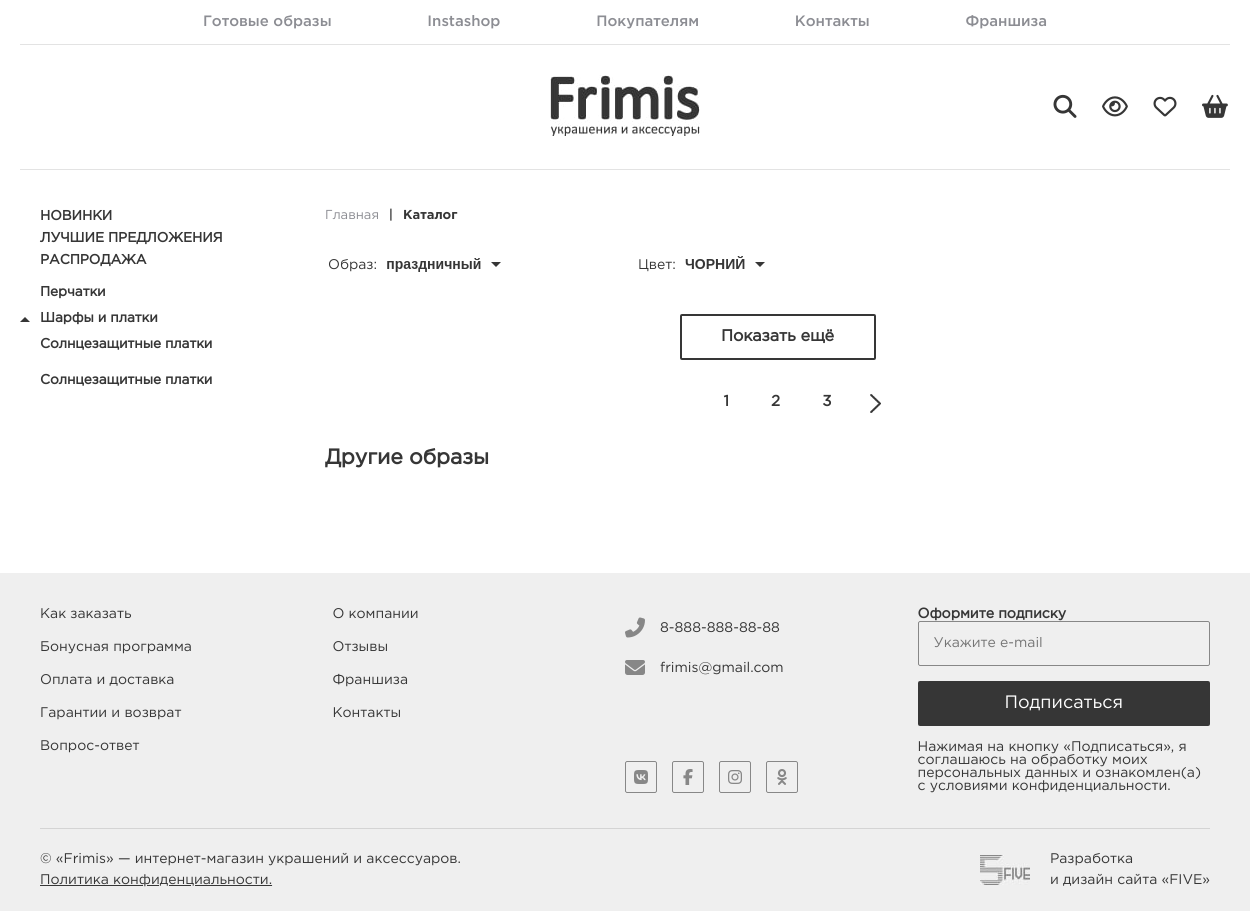
Before: /search.php with the older database file.
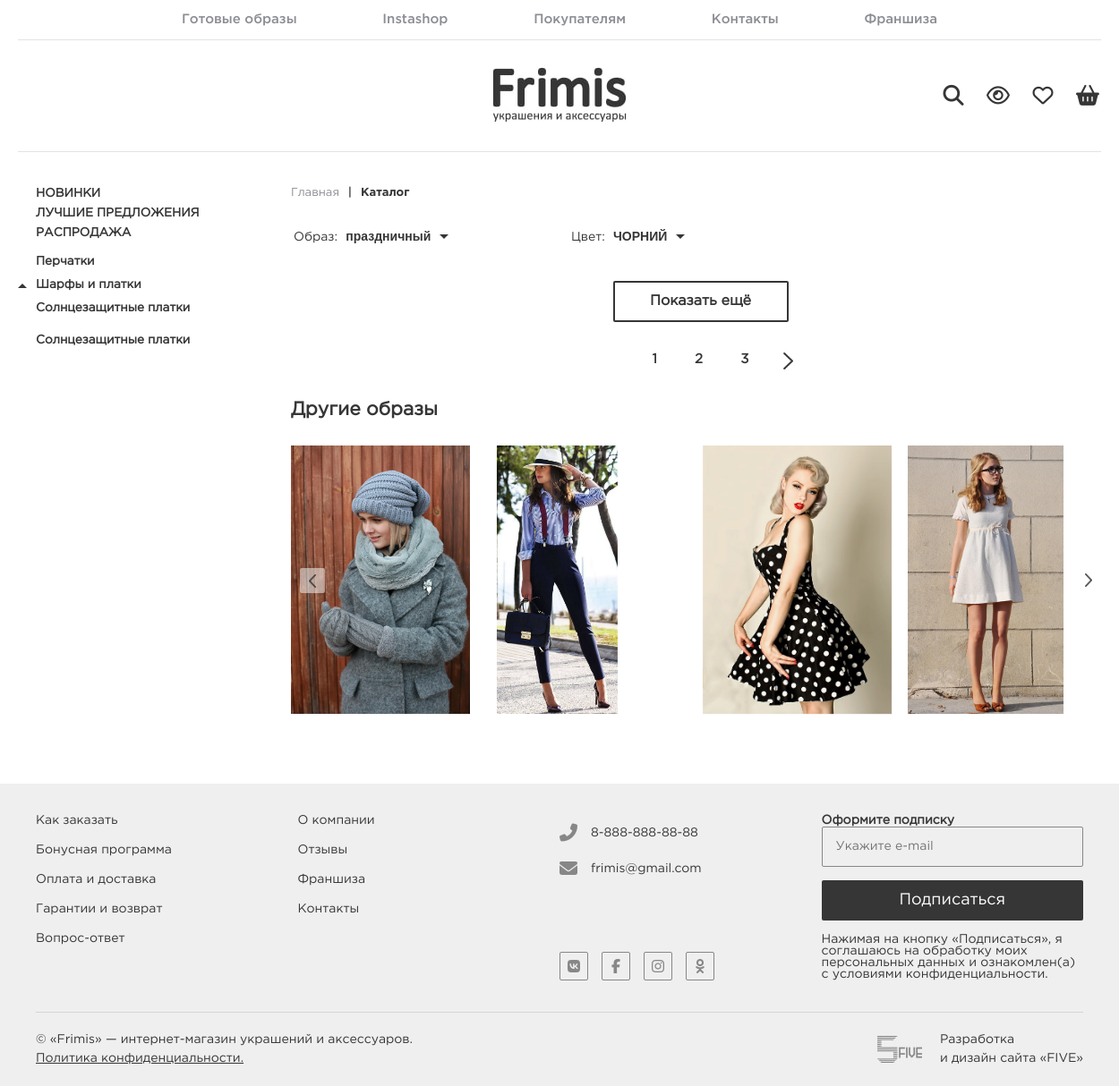
After: the same page with the newer database file.
### tables this page shows
CREATE TABLE `category` (
  `id` int(11) NOT NULL AUTO_INCREMENT,
  `name` varchar(255) DEFAULT NULL,
  `image` varchar(255) DEFAULT NULL,
  `is_on_main_page` tinyint(1) DEFAULT NULL,
  `is_full_on_sidebar` tinyint(1) DEFAULT NULL,
  `price_start` decimal(10,0) DEFAULT NULL,
  `created_at` datetime DEFAULT NULL,
  `updated_at` datetime DEFAULT NULL,
  PRIMARY KEY (`id`)
);

CREATE TABLE `look_photo` (
  `id` int(11) NOT NULL AUTO_INCREMENT,
  `look_id` int(11) DEFAULT NULL,
  `photo` varchar(255) DEFAULT NULL,
  `is_main` tinyint(1) DEFAULT NULL,
  `created_at` datetime DEFAULT NULL,
  `updated_at` datetime DEFAULT NULL,
  PRIMARY KEY (`id`),
  KEY `look_photo_look_id_fk` (`look_id`),
  CONSTRAINT `look_photo_look_id_fk` FOREIGN KEY (`look_id`) REFERENCES `look` (`id`)
);

### search.php (the view, shortened to what this page needs)
<?php
include ('elements/header.php');
?>
        <section class="contentWrapper">
        <?php
            include ('./elements/sidebar.php');
            $cf = " WHERE good.id > 0 ";
            $search = "";
            $q = "";
            $good_res = mysqli_query($db, "SELECT COUNT(*) AS count FROM good LEFT JOIN good_photo ON good.id = good_photo.good_id AND good_photo.is_main = 1".$cf.$q.$search);
            $good_count_row = mysqli_fetch_array($good_res);
            $total_pages = 1;
            if ((int)$good_count_row['count'] % 12 > 0) {
                $total_pages = floor($good_count_row['count'] / 12) + 1;
            } else {
                $total_pages = floor($good_count_row['count'] / 12);
            }
        ?>
            <section class="mainContent">
                <nav class="minLinks">
                    <li><a href="/">Главная</a></li>
                    <li><a href="/category.php">Каталог</a></li>
                </nav>
                <main class="catalogPage">
                    <menu class="catalogPage__menu">
                        <section class="catalogPage__chLook">
                            <span>Образ:</span>
                        </section>
                        <section class="catalogPage__chColor">
                            <span>Цвет:</span>
                        </section>
                    </menu>
                    <button class="showMore" onclick="loadMoreGoods()">Показать ещё</button>
                    <menu class="catalogPage__pageNav">
                        <?php for ($i = 1; $i <= $total_pages; $i++) { ?>
                            <li><button class="pagin" id="page<?= $i ?>" onclick="loadPage(<?= $i ?>)"><?= $i ?></button></li>
                        <?php } ?>
                        <button class="navBtn__next" onclick="loadPage(++currentPage)"></button>
                    </menu>
                    <section class="bottomSlider">
                        <h2>Другие образы</h2>
                        <div class="bottomSlider__wrapper owl-carousel">
                        <?php
                                 $look_res = mysqli_query($db, "SELECT l.*, lp.photo FROM look as l LEFT JOIN look_photo as lp ON l.id = lp.look_id AND lp.is_main = 1");
                                 while ($look_row = mysqli_fetch_array($look_res)) {
                            ?>
                                <a href="looks.php?id=<?= $look_row['id'] ?>"><img src="<?= $look_row['photo'] ?>" alt="" height="300px"></a>
                            <?php } ?>
                        </div>
                    </section>
                </main>
            </section>
        </section>
    </div>
    <?php include('elements/footer.php'); ?>
</body>
</html>

### elements/sidebar.php (shortened to what this page needs)
 <?php
    include ("db.php");
    $categories_res = mysqli_query($db, "SELECT * FROM category");
?>
 <aside>
                <nav class="menuBar">
                    <li><a href="/category.php?id=all&new=1">НОВИНКИ</a></li>
                    <li><a href="/category.php?id=all&best=1">ЛУЧШИЕ ПРЕДЛОЖЕНИЯ</a></li>
                    <li><a href="/category.php?id=all&sale=1">РАСПРОДАЖА</a></li>
                    <?php while ($categories_row = mysqli_fetch_array($categories_res)) {
                        if ($categories_row['is_full_on_sidebar'] == 1) { ?>
                            <li>
                            <a href="/category.php?id=<?php echo $categories_row['id']; ?>" class="menuBar__more"><?php echo $categories_row['name']; ?></a>
                            </li>
                        <?php } else { ?>
                            <li><a href="/category.php?id=<?php echo $categories_row['id']; ?>"><?php echo $categories_row['name']; ?></a></li>
                        <?php
                            }
                        } ?>
                    <li>
                    </li>
                </nav>
            </aside>

Changed rows visible on the page:
added look_photo: photo (picture)
added look_photo: photo (picture)
added look_photo: photo (picture)
added look_photo: photo (picture)
